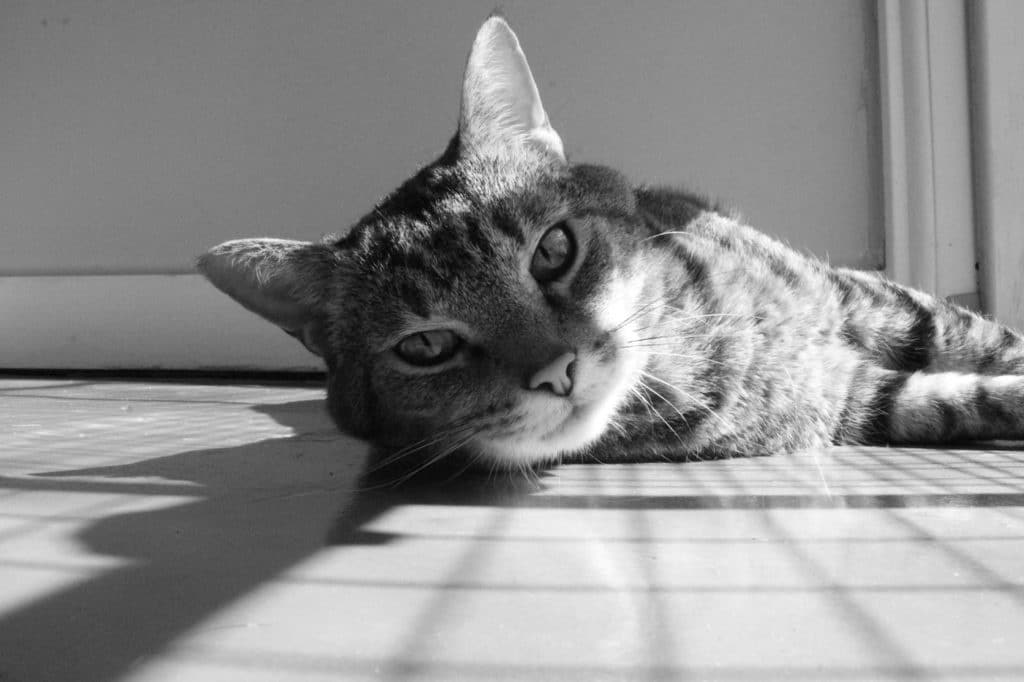
%> input picture Image and Video Processing From Mars to Hollywood with a Stop at the Hospital/week 1/rotate image/image.jpg, 1024 x 682 px
$ octave imageRotate.m   (GNU Octave 9; MATLAB toolbox functions it lacks are replaced by stand-ins)
%> lines starting %> are read from the running program, lines starting %| are printed output that depends on the picture
clear
clc
%% Read the image
image  = rgb2gray(imread('image.jpg'));
%> image: size 682x1024 uint8; min 0, max 255, mean 141.3

%% using imrotate(imageMatrix, degree)

figure
subplot(2, 2, 1);
imshow(image);
title('Original Image');

subplot(2, 2, 2);
imshow(imrotate(image, 45));
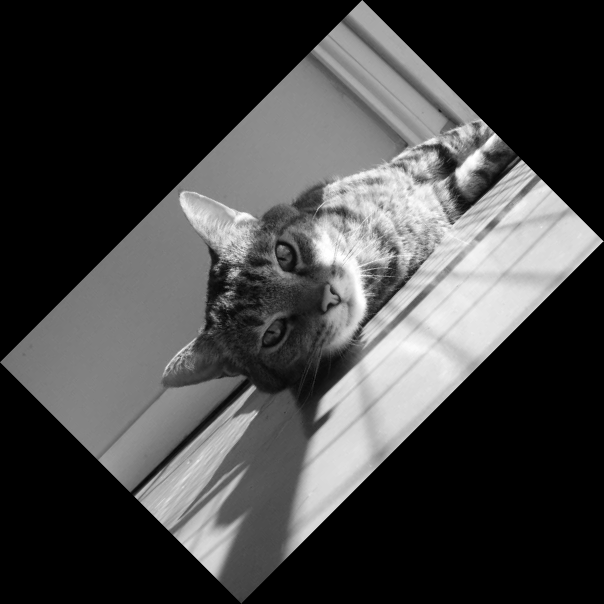
%> displayed picture: size 1207x1207, on the screen's scale of 0 to 255 (shown at 1/2 size); min 0, max 255, mean 67.8
title('Rotate by 45 degree');

subplot(2, 2, 3);
imshow(imrotate(image, 90));
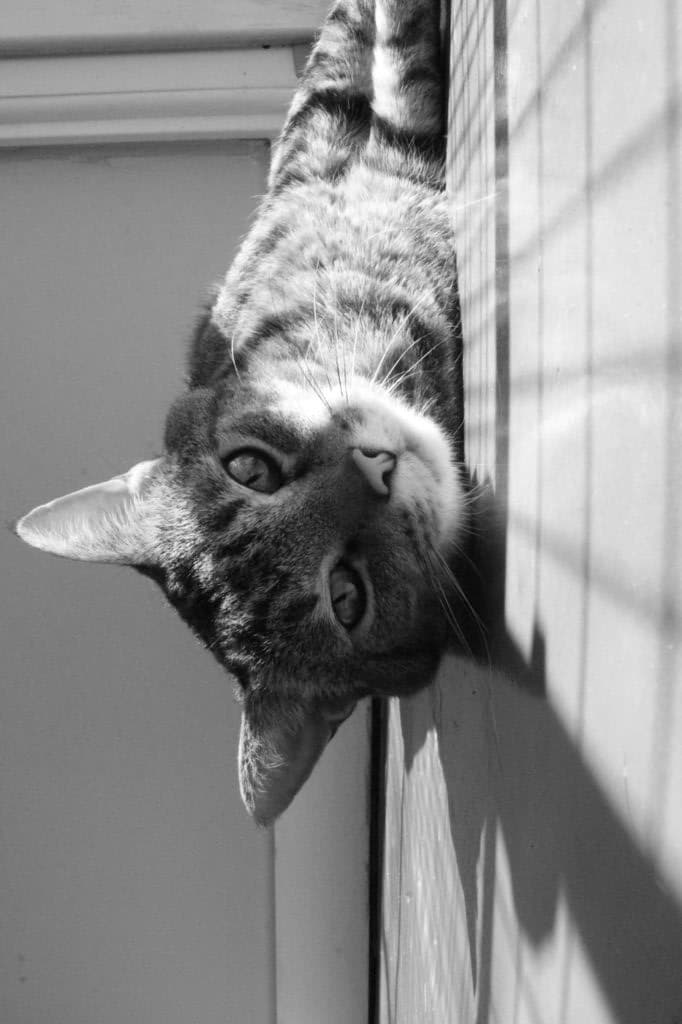
%> displayed picture: size 1024x682, on the screen's scale of 0 to 255; min 0, max 255, mean 141.3; mean of the top-left, top-right, bottom-left and bottom-right quarters 142.7, 185.3, 114.2, 123.1
title('Rotate by 90 degree');
